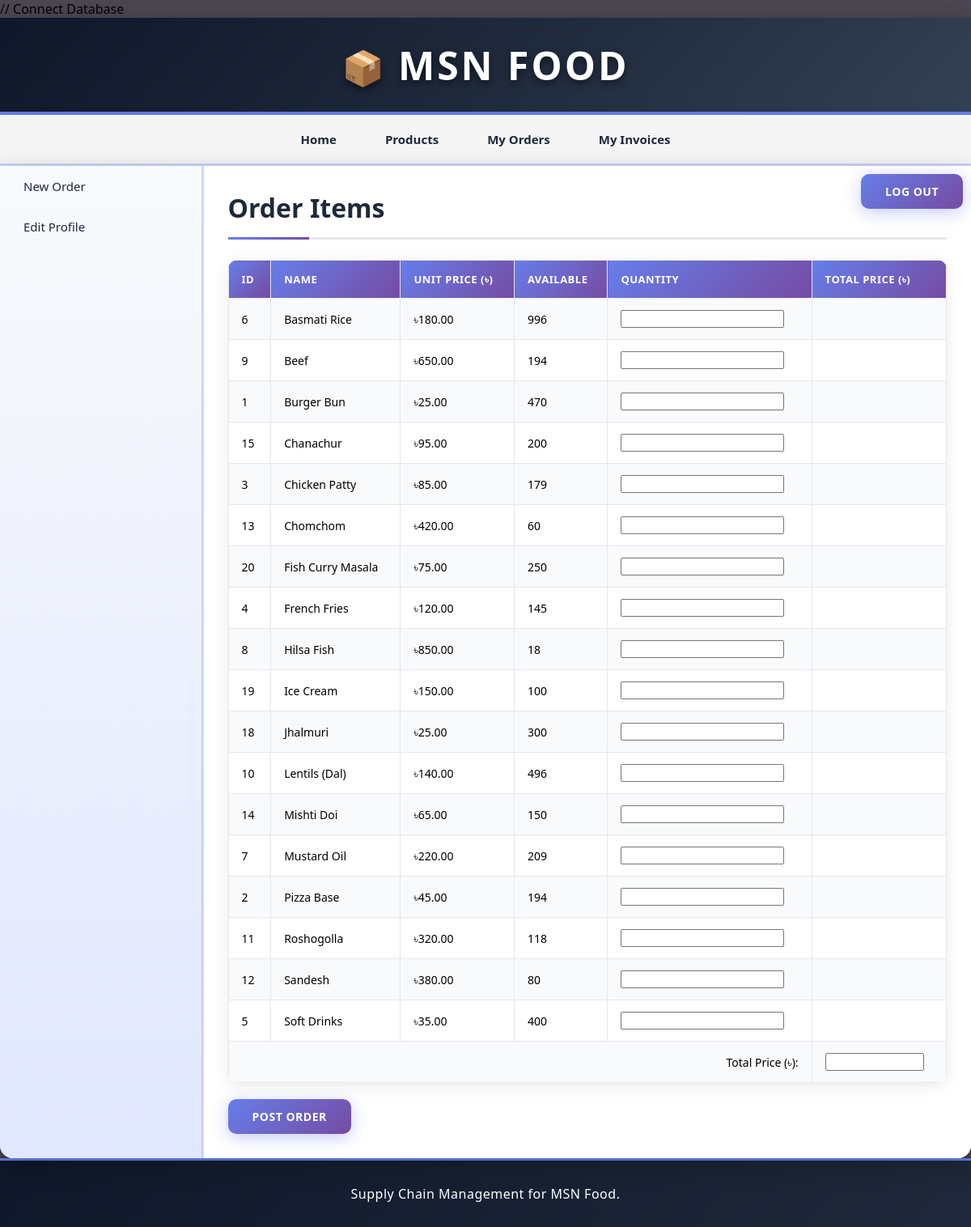
/retailer/order_items.php (signed in), run on the app's committed database.
### tables this page shows
CREATE TABLE `products` (
  `pro_id` int(11) NOT NULL,
  `pro_name` varchar(255) NOT NULL,
  `pro_desc` text DEFAULT NULL,
  `pro_price` decimal(10,2) NOT NULL,
  `unit_id` int(11) NOT NULL,
  `added_date` timestamp NOT NULL DEFAULT current_timestamp()
);

### retailer/order_items.php (the view, shortened to what this page needs)
<?php
	require("../includes/config.php");
	if(isset($_SESSION['retailer_login']) || isset($_SESSION['admin_login'])) {
			$query_selectProducts = "SELECT p.*, COALESCE(SUM(ms.quantity), 0) as available_quantity
									FROM products p
									LEFT JOIN manufacturer_stock ms ON p.pro_id = ms.product_id
									GROUP BY p.pro_id
									ORDER BY p.pro_name";
			$result_selectProducts = mysqli_query($con,$query_selectProducts);
	}
	else {
		header('Location:../index.php');
	}
?>
<!DOCTYPE html>
<html>
<head>
	<link rel="stylesheet" href="../includes/main_style.css" >
</head>
<body>
	<?php
		include("../includes/header.inc.php");
		include("../includes/nav_retailer.inc.php");
		include("../includes/aside_retailer.inc.php");
	?>
	<section>
		<h1>Order Items</h1>
		<form action="insert_man_order.php" method="POST" class="form" id="orderForm">
		<table class="table_displayData">
			<tr>
				<th> ID </th>
				<th> Name </th>
				<th> Unit Price (৳) </th>
				<th> Available </th>
				<th> Quantity </th>
				<th> Total Price (৳) </th>
			</tr>
			<?php $i=1; while($row_selectProducts = mysqli_fetch_array($result_selectProducts)) { ?>
			<tr>
				<td> <?php echo $row_selectProducts['pro_id']; ?> </td>
				<td> <?php echo $row_selectProducts['pro_name']; ?> </td>
				<td> ৳<?php echo $row_selectProducts['pro_price']; ?> </td>
				<td> <?php echo $row_selectProducts['available_quantity']; ?> </td>
				<td> <input type="text" class="quantity" id="<?php echo $row_selectProducts['pro_id']; ?>" name="<?php echo "txtQuantity".$row_selectProducts['pro_id']; ?>" /> </td>
				<td> <div id="<?php echo "totalPrice".$row_selectProducts['pro_id']; ?>"></div> </td>
			</tr>
			<?php $i++; } ?>
			<tr>
				<td colspan="5" style="text-align:right;"> Total Price (৳): </td>
				<td> <input type="text" size="10" id="txtFinalAmount" name="total_price" readonly="readonly" value="" /> </td>
			</tr>
		</table>
		<input id="btnSubmit" type="submit" value="Post Order" class="submit_button" />
		</form>
	</section>
	<?php
		include("../includes/footer.inc.php");
	?>
</body>
</html>

### includes/main_style.css (style rules this page uses)
* { font-family: "Segoe UI", Tahoma, Geneva, Verdana, sans-serif; margin: 0; padding: 0; box-sizing: border-box; }
body { width: 100%; max-width: 1600px; margin: 0 auto; background: linear-gradient(135deg, #4c4752 0%, #4c4752 100%); background-attachment: fixed; min-height: 100vh; }
.submit_button { font-size: 16px; margin-top: 20px; margin-right: 10px; padding: 12px 30px; background: linear-gradient(135deg, #667eea 0%, #764ba2 100%); border: none; color: white; border-radius: 10px; font-weight: 700; cursor: pointer; transition: all 0.3s ease; box-shadow: 0 4px 20px rgba(102, 126, 234, 0.4); letter-spacing: 0.5px; text-transform: uppercase; font-size: 14px; }
section { width: 100%; padding: 30px; min-height: 500px; }
section h1 { margin-bottom: 25px; font-weight: 700; color: #1e293b; font-size: 32px; padding-bottom: 15px; border-bottom: 3px solid #e5e7eb; position: relative; }
section h1::after { content: ""; position: absolute; bottom: -3px; left: 0; width: 100px; height: 3px; background: linear-gradient(90deg, #667eea 0%, #764ba2 100%); }
table { border-collapse: collapse; width: 100%; }
.table_displayData { box-shadow: 0 4px 20px rgba(0, 0, 0, 0.08); border-radius: 12px; overflow: hidden; background: white; }
.table_displayData td, .table_displayData th { border: 1px solid #e5e7eb; padding: 14px 16px; text-align: left; font-size: 14px; }
.table_displayData th { background: linear-gradient(135deg, #667eea 0%, #764ba2 100%); color: white; font-weight: 600; text-transform: uppercase; letter-spacing: 0.5px; font-size: 13px; }
.table_displayData tr:nth-child(even) { background-color: #f8fafc; }

### data on the page
products: pro_id "6", pro_name "Basmati Rice", pro_price "180.00", available_quantity "996"
products: pro_id "9", pro_name "Beef", pro_price "650.00", available_quantity "194"
products: pro_id "1", pro_name "Burger Bun", pro_price "25.00", available_quantity "470"
products: pro_id "15", pro_name "Chanachur", pro_price "95.00", available_quantity "200"
products: pro_id "3", pro_name "Chicken Patty", pro_price "85.00", available_quantity "179"
products: pro_id "13", pro_name "Chomchom", pro_price "420.00", available_quantity "60"
products: pro_id "20", pro_name "Fish Curry Masala", pro_price "75.00", available_quantity "250"
products: pro_id "4", pro_name "French Fries", pro_price "120.00", available_quantity "145"
products: pro_id "8", pro_name "Hilsa Fish", pro_price "850.00", available_quantity "18"
products: pro_id "19", pro_name "Ice Cream", pro_price "150.00", available_quantity "100"
products: pro_id "18", pro_name "Jhalmuri", pro_price "25.00", available_quantity "300"
products: pro_id "10", pro_name "Lentils (Dal)", pro_price "140.00", available_quantity "496"
products: pro_id "14", pro_name "Mishti Doi", pro_price "65.00", available_quantity "150"
products: pro_id "7", pro_name "Mustard Oil", pro_price "220.00", available_quantity "209"
products: pro_id "2", pro_name "Pizza Base", pro_price "45.00", available_quantity "194"
products: pro_id "11", pro_name "Roshogolla", pro_price "320.00", available_quantity "118"
products: pro_id "12", pro_name "Sandesh", pro_price "380.00", available_quantity "80"
products: pro_id "5", pro_name "Soft Drinks", pro_price "35.00", available_quantity "400"
